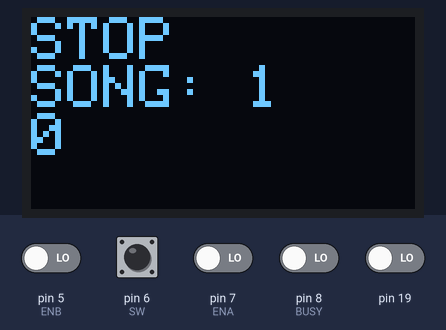
A sketch run on a simulated Arduino Mega 2560, built with avr-gcc and run on an emulated ATmega2560. Parts: 128×64 one-colour display. The inputs (shaded band) are chosen by the test bench; at power-on: pin 6 (SW) HIGH, pin 5 (ENB), pin 7 (ENA), pin 8 (BUSY), pin 19 LOW. The display library's start-up logo is not drawn; the audio player accepts every command and is not drawn.

Above: at 3.2 s.
3.3 s: pin 6 (SW) pulled LOW for 0.15 s
At 4.1 s:
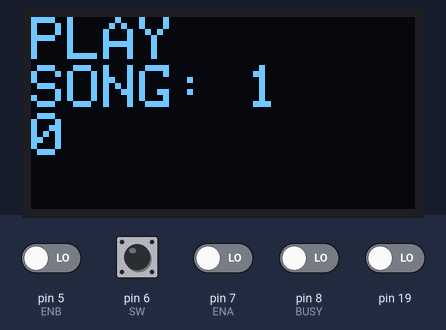
4.9 s: pin 8 (BUSY) driven HIGH
At 5.3 s:
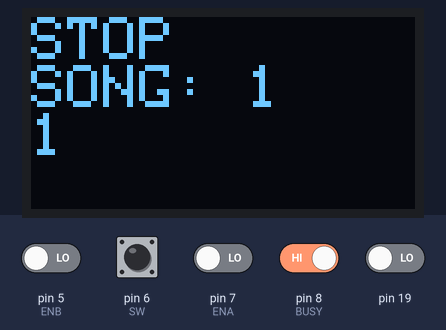
6.4 s: pin 19 driven HIGH
At 7.6 s:
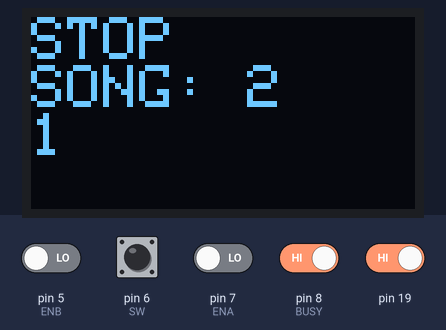
7.9 s: pin 8 (BUSY) driven LOW
At 9.1 s:
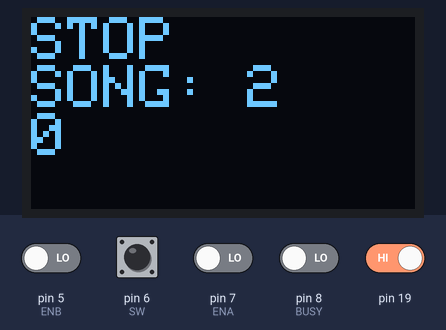
9.4 s: pin 6 (SW) pulled LOW for 1 s
At 9.8 s:
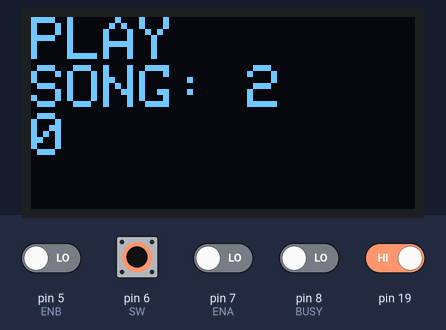
Timing chart, 0 to 12.4 s (numbered marks = the images above; inputs shaded):
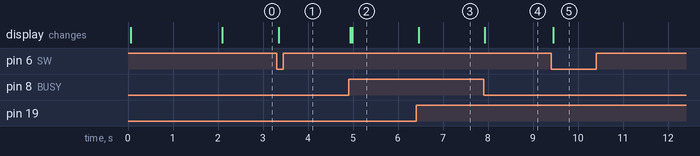

The sketch:

arduino_musica.ino
```cpp
/*
 * Programa para sistema de reproducción de música
 *
 * Víctor 2016
 */

#include <SPI.h>
#include <Wire.h>
#include <Adafruit_GFX.h>
#include <gfxfont.h>
#include <Adafruit_SSD1306.h>
#include <SoftwareSerial.h>
#include <DFPlayer_Mini_Mp3.h>

// display definitions

#define OLED_RESET 4
Adafruit_SSD1306 display(OLED_RESET);

#define NUMFLAKES 10
#define XPOS 0
#define YPOS 1
#define DELTAY 2

#define LOGO16_GLCD_HEIGHT 16
#define LOGO16_GLCD_WIDTH  16
#if (SSD1306_LCDHEIGHT != 64)
#error("Height incorrect, please fix Adafruit_SSD1306.h!");
#endif

// mp3 player definitions

#define BUSY 8

// encoder definitions

#define ENA 7
#define ENB 5
#define SW 6

#define MAXPOS 10
int POS = 1;
int PUL;
int LPUL = 0;

// program definitions

int state = 0;
/*
 * state = 1 stop
 * state = 2 play
 * state = 3 alarm
 * state = 4 timer
 * state = otherwise error
 */

unsigned long tiempo;

int mp3_busy = 1;


void setup() {

  Serial1.begin (9600);

  mp3_set_serial (Serial1);      //set Serial for DFPlayer-mini mp3 module
  delay (1);                     // delay 10ms to set volume
  mp3_set_volume (10);
  pinMode(BUSY, INPUT);

  // by default, we'll generate the high voltage from the 3.3v line internally! (neat!)
  display.begin(SSD1306_SWITCHCAPVCC, 0x3C);  // initialize with the I2C addr 0x3D (for the 128x64)

  // Show image buffer on the display hardware.
  // Since the buffer is intialized with an Adafruit splashscreen
  // internally, this will display the splashscreen.
  display.display();
  delay(2000);
  display.clearDisplay();

  // Entradas digitales para el encoder rotativo
  pinMode(ENA, INPUT); // ENA
  pinMode(ENB, INPUT); // ENB
  pinMode(SW, INPUT); // Pulsador
  attachInterrupt(4, encoder_int, RISING);
  change_state(1);
}

void loop() {
  mp3_busy = digitalRead(BUSY);
  encoder();
  pantalla();

  if ((state == 4) and (millis() > tiempo)) {
    change_state(1);
  }
  if ((state == 2) and (mp3_busy == 1)) {
    change_state(1);
  }
  if ((state == 3) and (mp3_busy == 1)) {
    change_state(3);
  }
  delay(10);
}

void pantalla(){
  display.clearDisplay();
  display.setTextSize(2);
  display.setTextColor(WHITE);
  display.setCursor(0,0);
  switch (state) {
    case 1:
      display.println("STOP");
      break;
    case 2:
      display.println("PLAY");
      break;
    case 3:
      display.println("ALARM ON");
      break;
    case 4:
      display.println("TIMER " + tiempo_restante(tiempo-millis()));
      break;
   default:
      display.println("ERROR!");
    break;
  }
  if (POS>0){
    display.println("SONG: " + String(POS));
  } else {
    display.println("--> ALARM");
  }
//  display.println(String(millis()));
  display.println(String(mp3_busy));
  display.display();
}

void encoder() {
  PUL = !digitalRead(SW);
  if ((PUL != LPUL) and (PUL == 1)) {
    if (state == 1) {
      if (POS>0){
        change_state(2);
      } else {
        change_state(3);
      }
    } else {
      change_state(1);
    }
  }
  LPUL = PUL;
}

void encoder_int() {
  if (digitalRead(ENB) == digitalRead(ENA)) {
    if (POS < MAXPOS) {
      POS++; //if encoder channels are the same, direction is CW
    }
  } else {
    if (POS > 0) {
      POS--; //if they are not the same, direction is CCW
    }
  }
}

void change_state(int new_state){
  switch (new_state) {
    case 1:
      mp3_stop();
      break;
    case 2:
      mp3_play(POS+1);
      espera_busy();
      break;
    case 3:
      mp3_play(POS+1);
      espera_busy();
      break;
    case 4:
      tiempo = millis() + 240000;
      mp3_play(POS+1);
      espera_busy();
      break;
  }
  state = new_state;
  delay(10);
}

void espera_busy(){
  while (mp3_busy == 1){
    mp3_busy = digitalRead(BUSY);
  }
}

String tiempo_restante(unsigned long restante){

  unsigned int seg, minutos, segundos;

  seg = restante / 1000;
  minutos = seg / 60;
  segundos = seg % 60;
  if (segundos > 9){
    return String(minutos)+":"+String(segundos);
  } else {
    return String(minutos)+":0"+String(segundos);
  }

}
```

Measured:
- after the input at 3.3 s, the display: changes after 0.05 s (image 1)
- after the input at 4.9 s, the display: first changes at once (image 2 shows a later state)
- after the input at 6.4 s, the display: changes after 0.06 s (image 3)
- after the input at 7.9 s, the display: changes at once (image 4)
- after the input at 9.4 s, the display: changes after 0.05 s (image 5)
